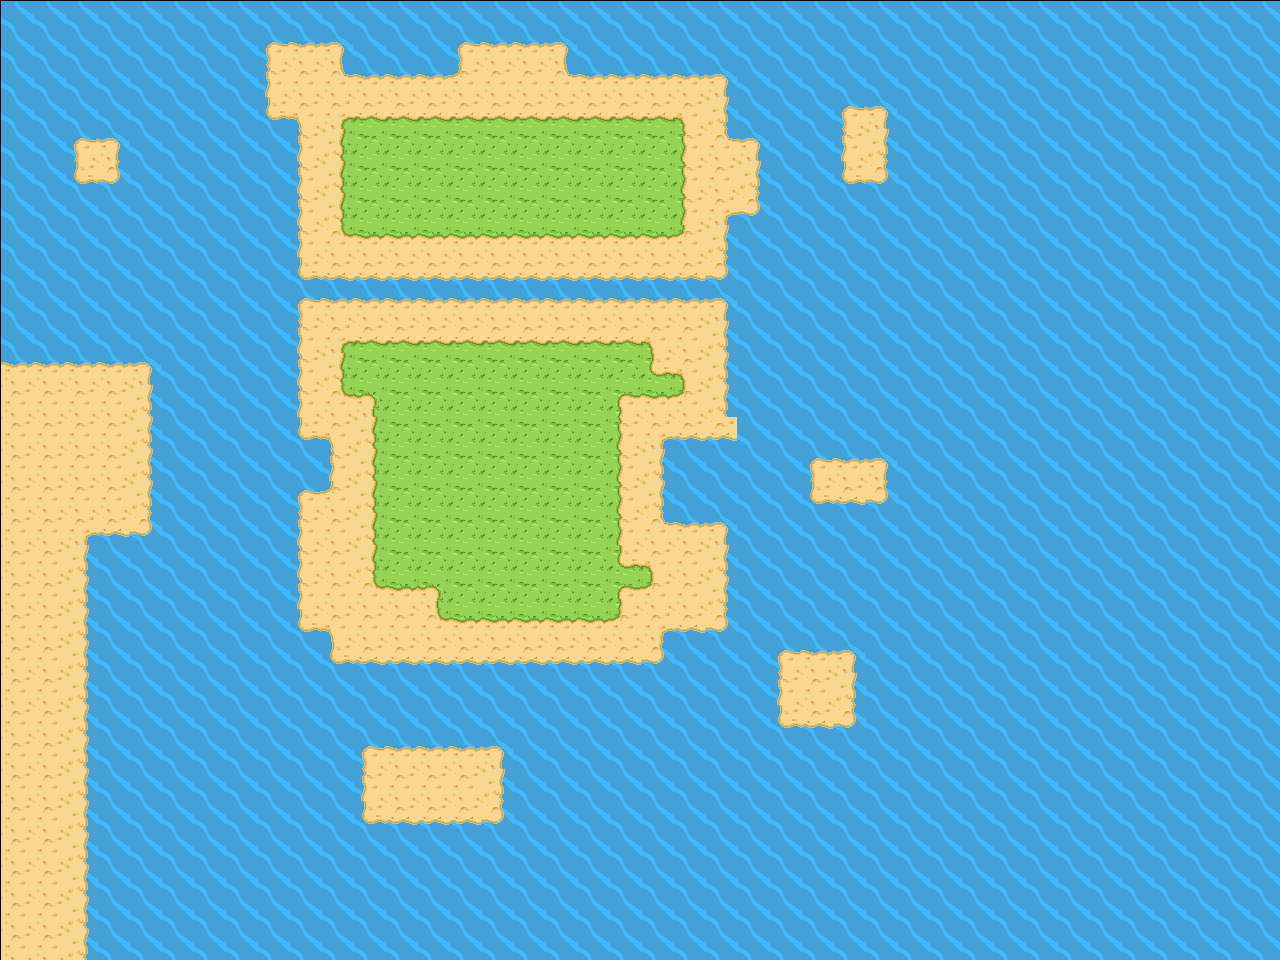

This is a level from a 2D game, rendered from its Tiled map with the project's own tilesets. A one-line summary and the map file follow, with tile-layer data summarised:
An orthogonal 40x30 tile map with 32x32 px tiles, 1 tile layer (Kachelebene 1).

<map version="1.0" orientation="orthogonal" width="40" height="30" tilewidth="32" tileheight="32">
 <tileset firstgid="1" name="tileset" tilewidth="32" tileheight="32" spacing="1" margin="1">
  <tileoffset x="1" y="1" />
  <image source="tileset.png" width="199" height="199" />
 </tileset>
 <layer name="Kachelebene 1" width="40" height="30">
  <data>[1200 cells, 1200 non-empty, 26 distinct tile ids]</data>
 </layer>
</map>